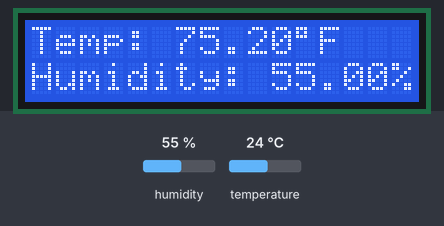
Simulated run of this sketch. Board: Arduino Uno, built with avr-gcc and run on an emulated ATmega328P. On the bench: 16×2 character LCD. Wiring (inferred from the names in the program): DHT11 sensor: data pin 7. The inputs (shaded band) are chosen by the test bench; at power-on: humidity 55 %, temperature 24 °C.

Above: at 1.2 s.
1.3 s: humidity set to 22 %
At 3.2 s:
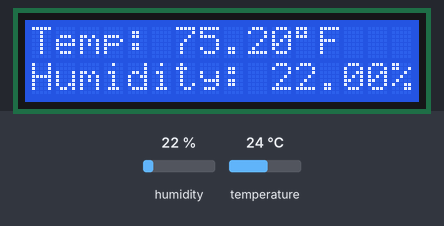
3.6 s: temperature set to 12 °C
At 5.3 s:
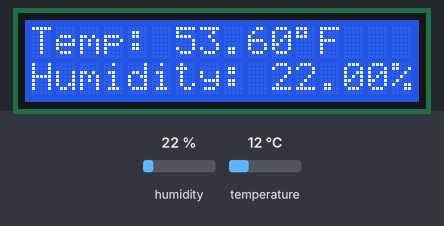
5.6 s: humidity set to 40 %
At 6.5 s:
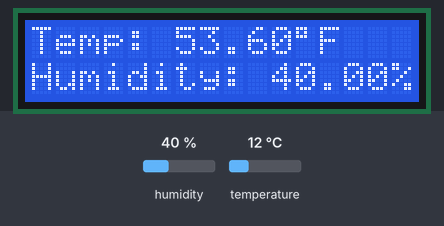
7.7 s: temperature set to 19 °C
At 8.8 s:
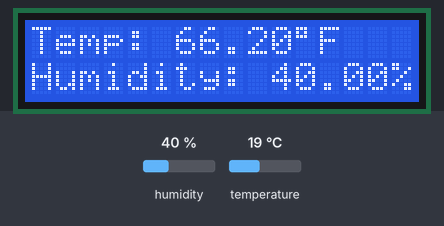
Timing chart, 0 to 10.7 s (numbered marks = the images above; inputs shaded):
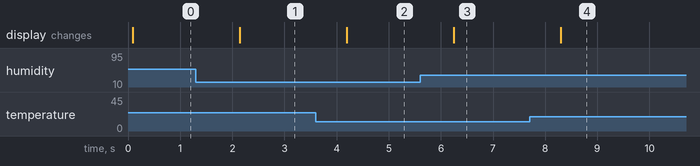

The sketch:

DHT11_LCD.ino
```cpp
#include <dht.h>
#include <LiquidCrystal.h>

LiquidCrystal lcd(12,11,5,4,3,2);
dht DHT;
#define DHT11_PIN 7

double temp = 0;

void setup(){
  lcd.begin(16,2);
}

void loop()
{
  int check = DHT.read11(DHT11_PIN);
  lcd.setCursor(0,0);
  lcd.print("Temp: ");
  temp = DHT.temperature * 1.8 + 32;
  lcd.print(temp);
  lcd.print((char)223);
  lcd.print("F");
  lcd.setCursor(0,1);
  lcd.print("Humidity: ");
  lcd.print(DHT.humidity);
  lcd.print((char)37);
  delay(1000);
}
```

Measured:
- after the input at 1.3 s, the display: changes after 0.84 s (image 1)
- after the input at 3.6 s, the display: changes after 0.59 s (image 2)
- after the input at 5.6 s, the display: changes after 0.65 s (image 3)
- after the input at 7.7 s, the display: changes after 0.60 s (image 4)
